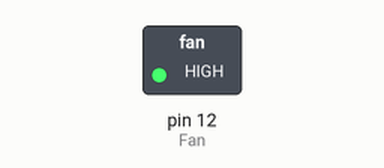
This sketch was run on a simulated Arduino Uno, built with avr-gcc and run on an emulated ATmega328P. On the bench: switched loads named in the sketch (green lamp = pin HIGH).

Above: at 2.5 s.
At 10.0 s:
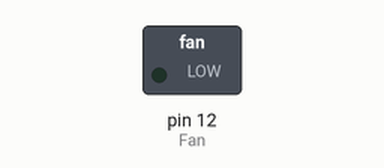
Timing chart, 0 to 19.5 s (numbered marks = the images above):
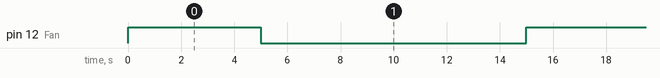

The sketch:

Fan.ino
```cpp
#define Fan 12

void setup() {
pinMode(Fan, OUTPUT);
}

void loop() {
  digitalWrite(Fan, HIGH);
  delay(5000);
  digitalWrite(Fan, LOW);
  delay(10000);

}
```

Measured:
- by itself, pin 12 (Fan): alternates HIGH for 5.0 s and LOW for 10.0 s
